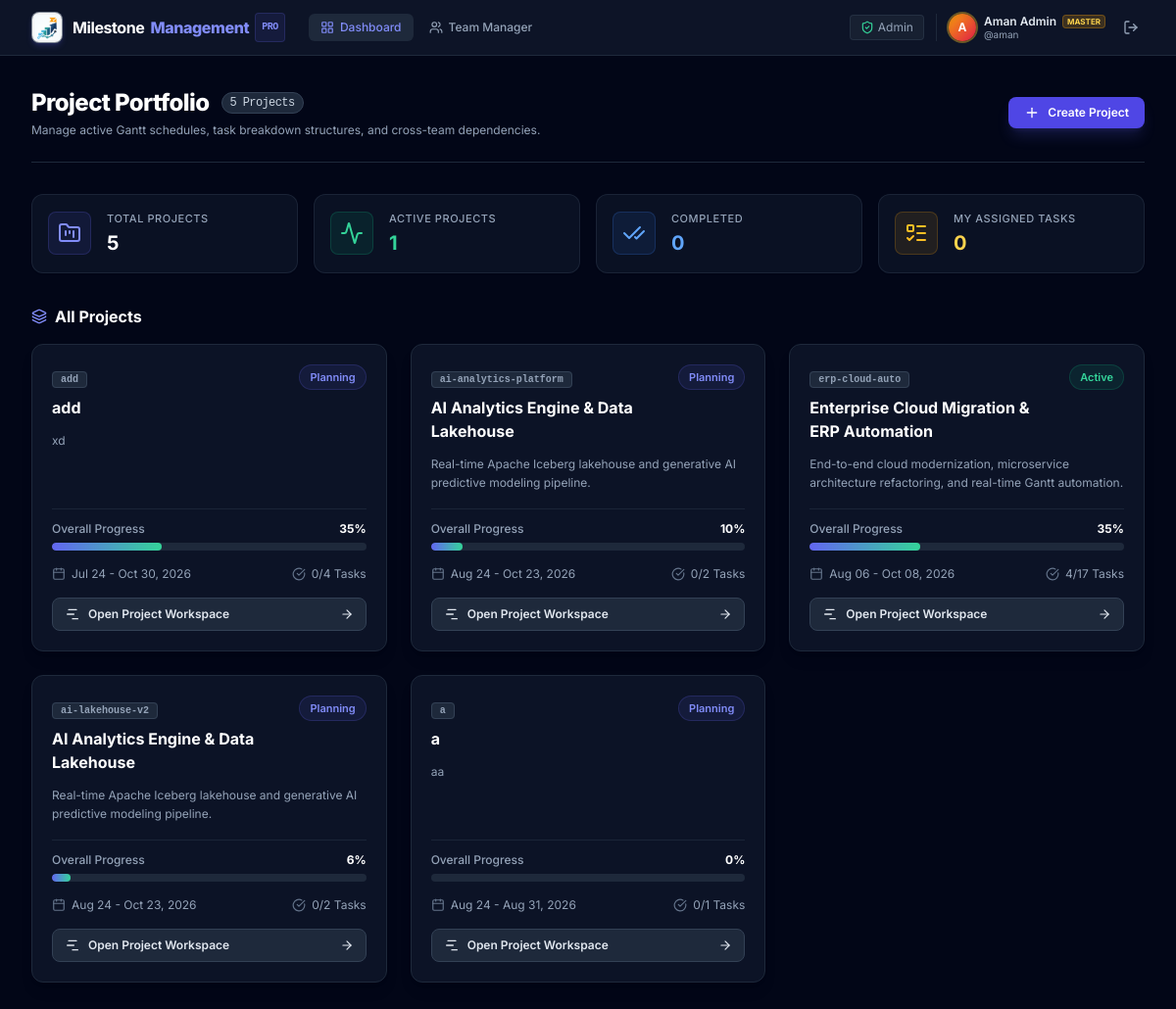
The page / (signed in) on the database as committed earlier.
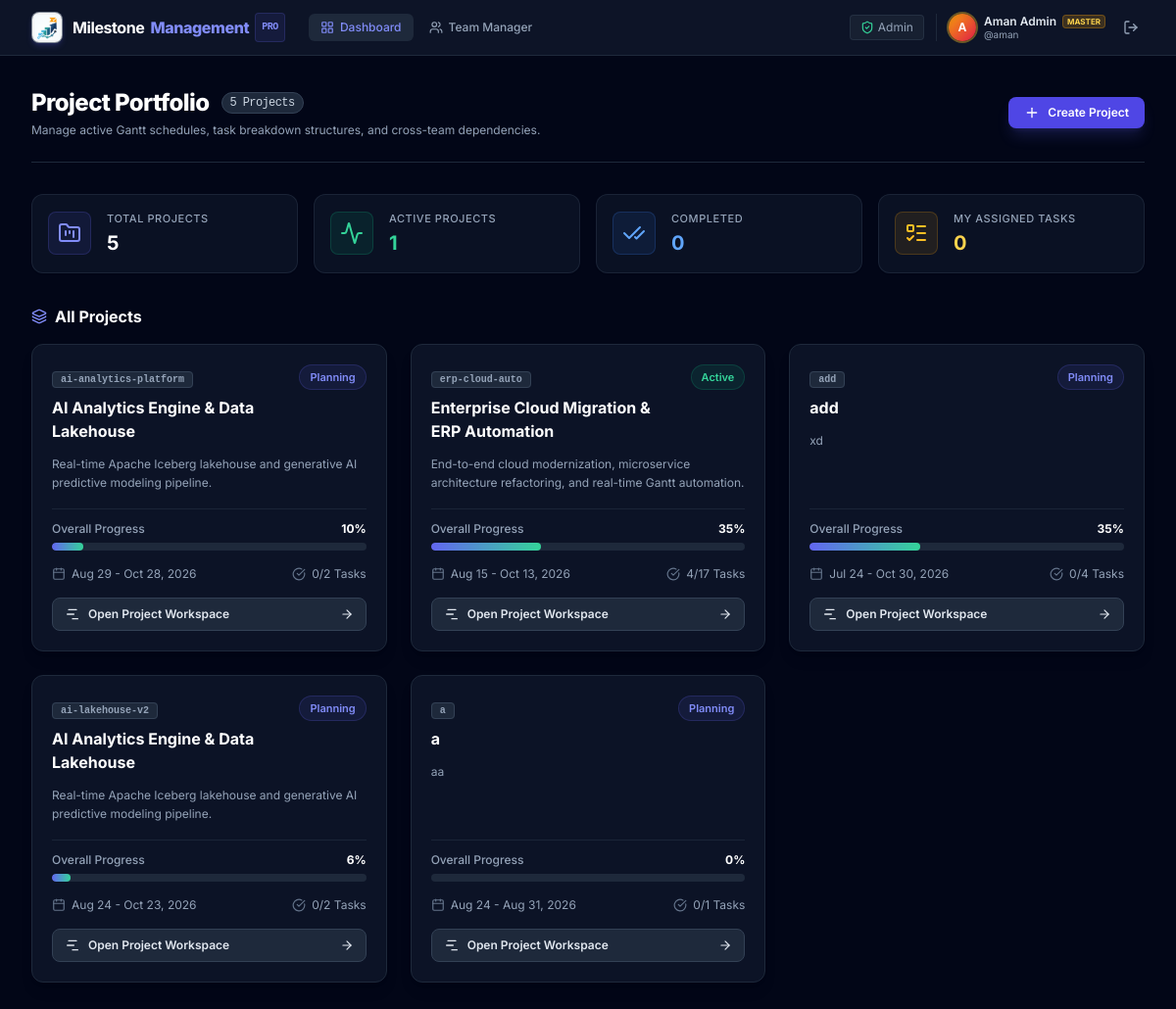
The same page on the database as committed later.
### projects/models.py (models this page shows, shortened)
class Project(models.Model):
    name = models.CharField(max_length=255, db_index=True)
    code = models.SlugField(max_length=64, unique=True, db_index=True)
    description = models.TextField(blank=True, default='')
    start_date = models.DateField(default=timezone.now)
    end_date = models.DateField(default=timezone.now)
    status = models.CharField(
        max_length=20,
        choices=ProjectStatus.choices,
        default=ProjectStatus.PLANNING,
        db_index=True
    )
    owner = models.ForeignKey(
        User,
        on_delete=models.PROTECT,
        related_name='owned_projects',
        default=get_default_master_user_id
    )
    exclude_weekends = models.BooleanField(default=False, help_text="Exclude weekends in duration calculations")
    assigned_team = models.ForeignKey(
        'teams.Team',
        on_delete=models.SET_NULL,
        null=True,
        blank=True,
        related_name='assigned_projects'
    )
    baseline_saved_at = models.DateTimeField(null=True, blank=True)
    budget = models.DecimalField(max_digits=14, decimal_places=2, default=0.00, help_text="Total authorized budget in INR (₹)")
    created_at = models.DateTimeField(auto_now_add=True)
    updated_at = models.DateTimeField(auto_now=True)
    class Meta:
        ordering = ['-updated_at']
        indexes = [
            models.Index(fields=['status', 'start_date']),
        ]
    @property
    def progress(self):
        root_tasks = self.tasks.filter(parent_task__isnull=True)
        if not root_tasks.exists():
            return 0
        total_duration = sum(t.duration_days for t in root_tasks)
        if total_duration > 0:
            weighted_sum = sum(t.progress * t.duration_days for t in root_tasks)
            return round(weighted_sum / total_duration)
        return round(sum(t.progress for t in root_tasks) / root_tasks.count())
    @property
    def total_tasks_count(self):
        return self.tasks.count()
    @property
    def completed_tasks_count(self):
        return self.tasks.filter(status=TaskStatus.COMPLETE).count()

class Task(models.Model):
    project = models.ForeignKey(
        Project,
        on_delete=models.CASCADE,
        related_name='tasks'
    )
    parent_task = models.ForeignKey(
        'self',
        on_delete=models.CASCADE,
        null=True,
        blank=True,
        related_name='subtasks'
    )
    name = models.CharField(max_length=255, db_index=True)
    description = models.TextField(blank=True, default='')
    start_date = models.DateField(default=timezone.now)
    end_date = models.DateField(default=timezone.now)
    duration_days = models.PositiveIntegerField(default=1)
    progress = models.PositiveSmallIntegerField(default=0)  # 0 to 100
    status = models.CharField(
        max_length=20,
        choices=TaskStatus.choices,
        default=TaskStatus.NOT_STARTED,
        db_index=True
    )
    priority = models.CharField(
        max_length=20,
        choices=TaskPriority.choices,
        default=TaskPriority.MEDIUM,
        db_index=True
    )
    is_milestone = models.BooleanField(default=False)
    assignee = models.ForeignKey(
        User,
        on_delete=models.SET_NULL,
        null=True,
        blank=True,
        related_name='assigned_tasks'
    )
    sort_order = models.PositiveIntegerField(default=0, db_index=True)
    baseline_start_date = models.DateField(null=True, blank=True)
    baseline_end_date = models.DateField(null=True, blank=True)
    baseline_duration_days = models.PositiveIntegerField(null=True, blank=True)
    is_critical = models.BooleanField(default=False, db_index=True)
    total_float_days = models.IntegerField(default=0)
    early_start = models.DateField(null=True, blank=True)
    early_finish = models.DateField(null=True, blank=True)
    late_start = models.DateField(null=True, blank=True)
    late_finish = models.DateField(null=True, blank=True)
    estimated_cost = models.DecimalField(max_digits=14, decimal_places=2, default=0.00, help_text="Estimated cost in INR (₹)")
    actual_cost = models.DecimalField(max_digits=14, decimal_places=2, default=0.00, help_text="Realized cost in INR (₹)")
    estimated_hours = models.PositiveIntegerField(default=0, help_text="Estimated effort in man-hours")
    actual_hours = models.PositiveIntegerField(default=0, help_text="Realized effort in man-hours")
    created_at = models.DateTimeField(auto_now_add=True)
    updated_at = models.DateTimeField(auto_now=True)
    class Meta:
        ordering = ['sort_order', 'start_date', 'id']
        indexes = [
            models.Index(fields=['project', 'parent_task', 'sort_order']),
            models.Index(fields=['project', 'status']),
            models.Index(fields=['project', 'start_date', 'end_date']),
            models.Index(fields=['project', 'is_critical']),
        ]

### projects/views.py (the view)
# urls.py: path('', views.dashboard_view, name='dashboard'),
@login_required
def dashboard_view(request):
    projects = Project.objects.all().select_related('owner').prefetch_related('tasks').order_by('-updated_at')
    total_projects = projects.count()
    active_projects = projects.filter(status=ProjectStatus.ACTIVE).count()
    completed_projects = projects.filter(status=ProjectStatus.COMPLETED).count()
    my_tasks = Task.objects.filter(
        assignee=request.user
    ).select_related('project').order_by('end_date')[:10]
    all_users = User.objects.filter(is_active=True).exclude(username='aman').order_by('username')
    context = {
        'projects': projects,
        'total_projects': total_projects,
        'active_projects': active_projects,
        'completed_projects': completed_projects,
        'my_tasks': my_tasks,
        'all_users': all_users,
        'project_statuses': ProjectStatus.choices,
    }
    return render(request, 'projects/dashboard.html', context)

### templates/projects/dashboard.html (shortened to what the changed rows need)
{% extends 'base.html' %}
{% block content %}
<div class="flex-1 overflow-y-auto bg-slate-950 px-4 sm:px-6 lg:px-8 py-8" x-data="{ showNewModal: false }">
    <div class="max-w-7xl mx-auto space-y-8">
        <div class="flex flex-col sm:flex-row sm:items-center justify-between gap-4 pb-6 border-b border-slate-800">
            <div>
                <h1 class="text-2xl font-extrabold text-white tracking-tight flex items-center gap-3">
                    <span>Project Portfolio</span>
                    <span class="text-xs font-mono font-medium px-2 py-0.5 rounded-full bg-slate-800 border border-slate-700 text-slate-300">
                        {{ total_projects }} Projects
                    </span>
                </h1>
            </div>
        </div>
        <div>
            <div class="flex items-center justify-between mb-4">
                <h2 class="text-base font-bold text-white flex items-center gap-2">
                    <i data-lucide="layers" class="w-4 h-4 text-brand-400"></i>
                    All Projects
                </h2>
            </div>
            {% if projects %}
            <div class="grid grid-cols-1 md:grid-cols-2 lg:grid-cols-3 gap-6">
                {% for p in projects %}
                <div class="group bg-slate-900/80 hover:bg-slate-850 border border-slate-800 hover:border-brand-500/50 rounded-xl p-5 shadow-lg transition-all duration-200 flex flex-col justify-between">
                    <div>
                        <div class="flex items-start justify-between gap-3 mb-3">
                            <div>
                                <span class="text-[10px] font-mono font-semibold px-2 py-0.5 rounded bg-slate-800 border border-slate-700 text-slate-400">
                                    {{ p.code }}
                                </span>
                                <h3 class="text-base font-bold text-white mt-2 group-hover:text-brand-300 transition-colors">
                                    {{ p.name }}
                                </h3>
                            </div>
                            <span class="text-[11px] font-semibold px-2.5 py-1 rounded-full shrink-0
                                {% if p.status == 'ACTIVE' %}bg-emerald-500/10 text-emerald-400 border border-emerald-500/20
                                {% elif p.status == 'PLANNING' %}bg-indigo-500/10 text-indigo-400 border border-indigo-500/20
                                {% elif p.status == 'ON_HOLD' %}bg-amber-500/10 text-amber-400 border border-amber-500/20
                                {% else %}bg-blue-500/10 text-blue-400 border border-blue-500/20{% endif %}">
                                {{ p.get_status_display }}
                            </span>
                        </div>
                        <p class="text-xs text-slate-400 line-clamp-2 mb-4 leading-relaxed">
                            {{ p.description|default:"No description provided." }}
                        </p>
                    </div>
                    <div class="space-y-4 pt-3 border-t border-slate-800/80">
                        <div>
                            <div class="flex items-center justify-between text-xs mb-1.5 font-medium">
                                <span class="text-slate-400">Overall Progress</span>
                                <span class="text-white font-bold">{{ p.progress }}%</span>
                            </div>
                            <div class="w-full bg-slate-800 rounded-full h-2 overflow-hidden">
                                <div class="bg-gradient-to-r from-brand-500 to-emerald-400 h-2 rounded-full transition-all duration-500"
                                     style="width: {{ p.progress }}%"></div>
                            </div>
                        </div>
                        <div class="flex items-center justify-between text-xs text-slate-400">
                            <div class="flex items-center gap-1.5">
                                <i data-lucide="calendar" class="w-3.5 h-3.5 text-slate-500"></i>
                                <span>{{ p.start_date|date:"M d" }} - {{ p.end_date|date:"M d, Y" }}</span>
                            </div>
                            <div class="flex items-center gap-1.5">
                                <i data-lucide="check-circle" class="w-3.5 h-3.5 text-slate-500"></i>
                                <span>{{ p.completed_tasks_count }}/{{ p.total_tasks_count }} Tasks</span>
                            </div>
                        </div>
                        <a href="{% url 'project_gantt' code=p.code %}"
                           class="w-full flex items-center justify-center gap-2 py-2 px-3 rounded-lg bg-slate-800 hover:bg-brand-600 text-slate-200 hover:text-white text-xs font-semibold transition-all border border-slate-700 hover:border-brand-500">
                            <i data-lucide="gantt-chart" class="w-4 h-4"></i>
                            <span>Open Project Workspace</span>
                            <i data-lucide="arrow-right" class="w-3.5 h-3.5 ml-auto"></i>
                        </a>
                    </div>
                </div>
                {% endfor %}
            </div>
            {% endif %}
        </div>
    </div>
</div>
{% endblock %}

Rows that differ between the two databases and show on the page:
changed Project "ai-analytics-platform": start_date "Aug 24" → "Aug 29"; end_date "Oct 23, 2026" → "Oct 28, 2026"
changed Project "Enterprise Cloud Migration & ERP Automation": start_date "Aug 06" → "Aug 15"; end_date "Oct 08, 2026" → "Oct 13, 2026"
shown differently, row unchanged: Project "add": moves down the list
